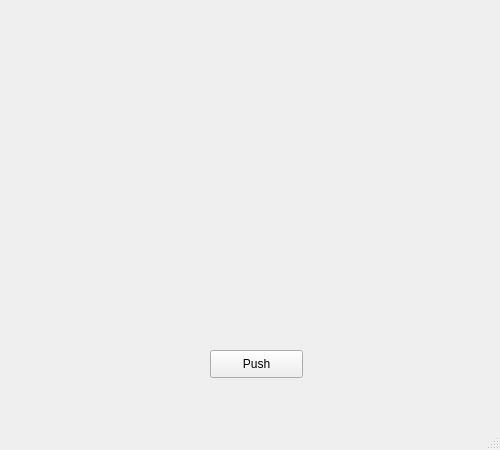
<?xml version="1.0" encoding="UTF-8"?>
<ui version="4.0">
 <class>MainWindow</class>
 <widget class="QMainWindow" name="MainWindow">
  <property name="geometry">
   <rect>
    <x>0</x>
    <y>0</y>
    <width>500</width>
    <height>450</height>
   </rect>
  </property>
  <property name="windowTitle">
   <string>MainWindow</string>
  </property>
  <widget class="QWidget" name="centralwidget">
   <widget class="QPushButton" name="pushButton">
    <property name="geometry">
     <rect>
      <x>210</x>
      <y>350</y>
      <width>93</width>
      <height>28</height>
     </rect>
    </property>
    <property name="text">
     <string>Push</string>
    </property>
   </widget>
  </widget>
  <widget class="QMenuBar" name="menubar">
   <property name="geometry">
    <rect>
     <x>0</x>
     <y>0</y>
     <width>500</width>
     <height>26</height>
    </rect>
   </property>
  </widget>
  <widget class="QStatusBar" name="statusbar"/>
 </widget>
 <resources/>
 <connections/>
</ui>
